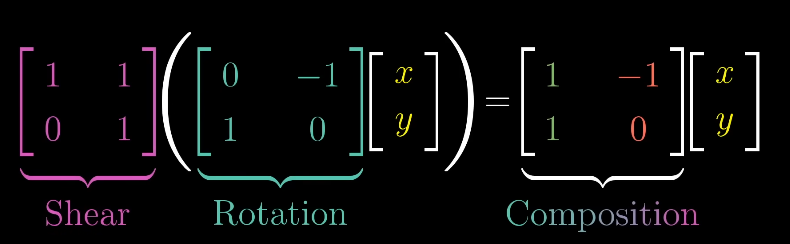
#> input picture Math/Linear Algebra/Composition/images/composition.png, 790 x 244 px, found by its file name
$ jupyter execute composition.ipynb
#> lines starting #> are read from the running program, lines starting #| are printed output that depends on the picture
1. [Composition](#composition)

#### Composition:
- a single transformation matrix holds the multiplying 2 transformation matrix
    - a single ```matrix A``` = ```rotation``` (transformation 1) + ```shear``` (transformation 2)
    - ```A = M1 x M2```

Note:
- ```order of matrix multiplication``` is ```followed```
    - ```M1 x M2 ≠ M2 x M1```
- ```Associative```:
    - ```(M1 x M2) x M3 = M1 x (M2 x M3)```
- transformation matrix 2x2 and a 2D vector, results in transformed 2D vector
- transformation matrix 3x3 and a 3D vector, results in transformed 3D vector

[cell 1]
from PIL import Image
from IPython.display import display

img = Image.open('images/composition.png')
#> img is the input picture: PIL image 790x244 RGBA; mean R, G, B, A 10.8, 10.6, 11.1, 255
new_image = img.resize((470, 140))
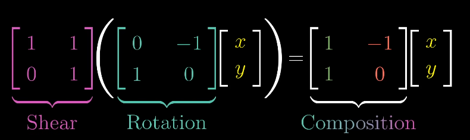
#> new_image: PIL image 470x140 RGBA; mean R, G, B, A 11, 10.8, 11.2, 255
display(new_image)

img = Image.open('images/composition1.png')
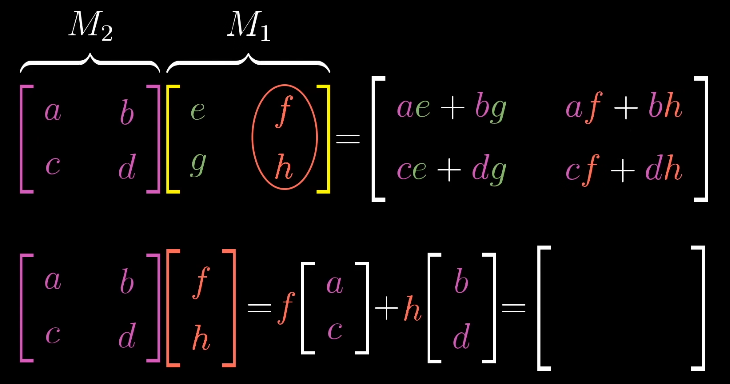
#> input picture Math/Linear Algebra/Composition/images/composition1.png, 730 x 384 px, found by its file name
#> img is the input picture: PIL image 730x384 RGBA; mean R, G, B, A 10.7, 8.1, 8.3, 255
new_image = img.resize((470, 240))
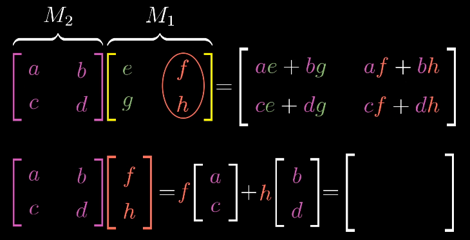
#> new_image: PIL image 470x240 RGBA; mean R, G, B, A 10.8, 8.3, 8.4, 255
display(new_image)
